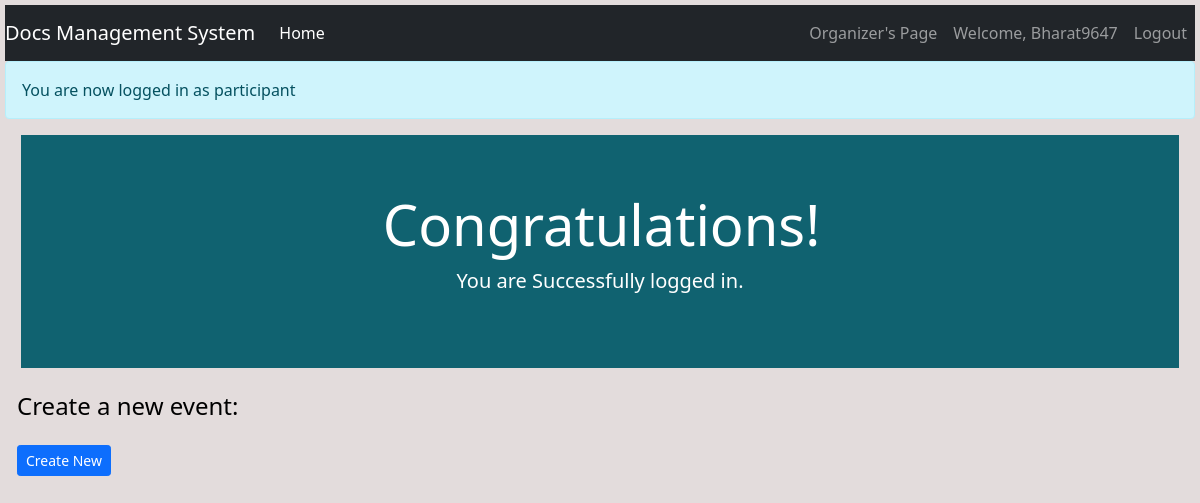
/organizer/participant (signed in), run on an earlier commit of the app's database.
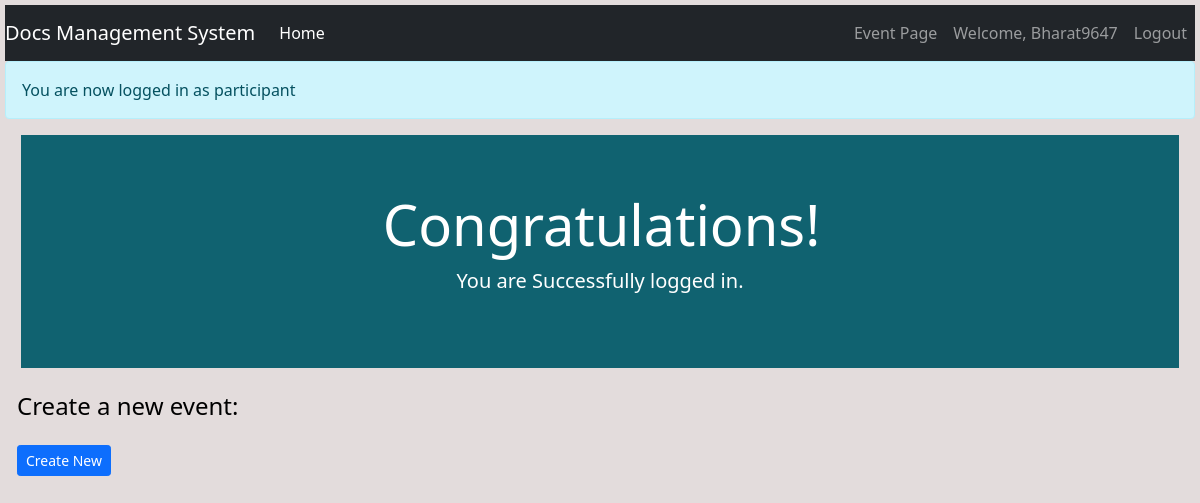
And on a later commit of the database.
### Event/routes.py (the view)
@app.route("/organizer/<role>")                                        #Route to display the current events under an organizer and option to create a new one.
def organizer_page(role):
    return render_template('organizer.html', role=role)

### Event/models.py (called while the page is built)
@login_manager.user_loader
def load_user(user_id):
    return User.query.get(int(user_id))

### Event/templates/organizer.html (shortened to what this page needs)
{% extends 'base.html' %}
{% block content %}
<body>
    <div id="flash-message" class="alert alert-info" style="display:none"></div>
    <div class="position-relative overflow-hidden p-5 p-md-7 m-md-3 text-center" style="background-color:rgb(16, 98, 112); color:white">
        <div class="col-md-5 p-lg-1 mx-auto my-1">
            <h1 class="display-4 font-weight-normal">Congratulations!</h1>
            <p class="lead font-weight-normal">You are Successfully logged in.</p>
        </div>
    </div>
    <div class="event-details">
        <h4>Create a new event:</h4>
        <a class="btn btn-sm btn-primary mt-3" href="{{ url_for('submit_event_request') }}">Create New</a>
    </div>
</body>
{% endblock %}

### Event/templates/base.html (shortened to what this page needs)
<!doctype html>
<html lang="en">
    <head>
        <link rel="stylesheet" type="text/css" href="{{ url_for('static', filename='Styles/styles.css') }}">
        <link rel="stylesheet" href="https://cdn.jsdelivr.net/npm/bootstrap@4.5.3/dist/css/bootstrap.min.css">
        <link rel="stylesheet" href="https://cdn.jsdelivr.net/npm/bootstrap@5.5.0/dist/css/bootstrap.min.css">
        <link href="https://cdn.jsdelivr.net/npm/bootstrap@5.0.2/dist/css/bootstrap.min.css" rel="stylesheet">
    </head>
    <body>
        <nav class="navbar navbar-expand-md navbar-dark bg-dark">
            <a class="navbar-brand" href="#">Docs Management System</a>
            <div class="collapse navbar-collapse" id="navbarNav">
                <ul class="navbar-nav mr-auto">
                    <li class="nav-item active">
                        <a class="nav-link" href="{{ url_for('home_page') }}">Home<span class="sr-only">(current)</span></a>
                    </li>
                </ul>
                {% if current_user.is_authenticated %}
                    <ul class="navbar-nav">
                        {% if current_user.role == 'participant' %}
                            <li class="nav-item">
                                <a class="nav-link" href="{{ url_for('event_page', role=current_user.role) }}">Event Page</a>
                            </li>
                        {% elif current_user.role == 'organizer' %}
                            <li class="nav-item">
                                <a class="nav-link" href="{{ url_for('organizer_page', role=current_user.role) }}">Organizer's Page</a>
                            </li>
                        {% endif %}
                        <li class="nav-item">
                            <a class="nav-link">Welcome, {{ current_user.username}}</a>
                        </li>
                        <li class="nav-item">
                            <a class="nav-link" href="{{ url_for('logout_page') }}">Logout</a>
                        </li>
                    </ul>
                {% endif %}
            </div>
        </nav>
        {% block content %}
        {% endblock %}
    </body>
</html>

What changed in the data, as far as the page shows it:
changed User "Bharat9647": role "organizer" → "participant" (drawn)
Also different on the page:
text no longer shown: "Organizer's Page"
text now shown: "Event Page"
